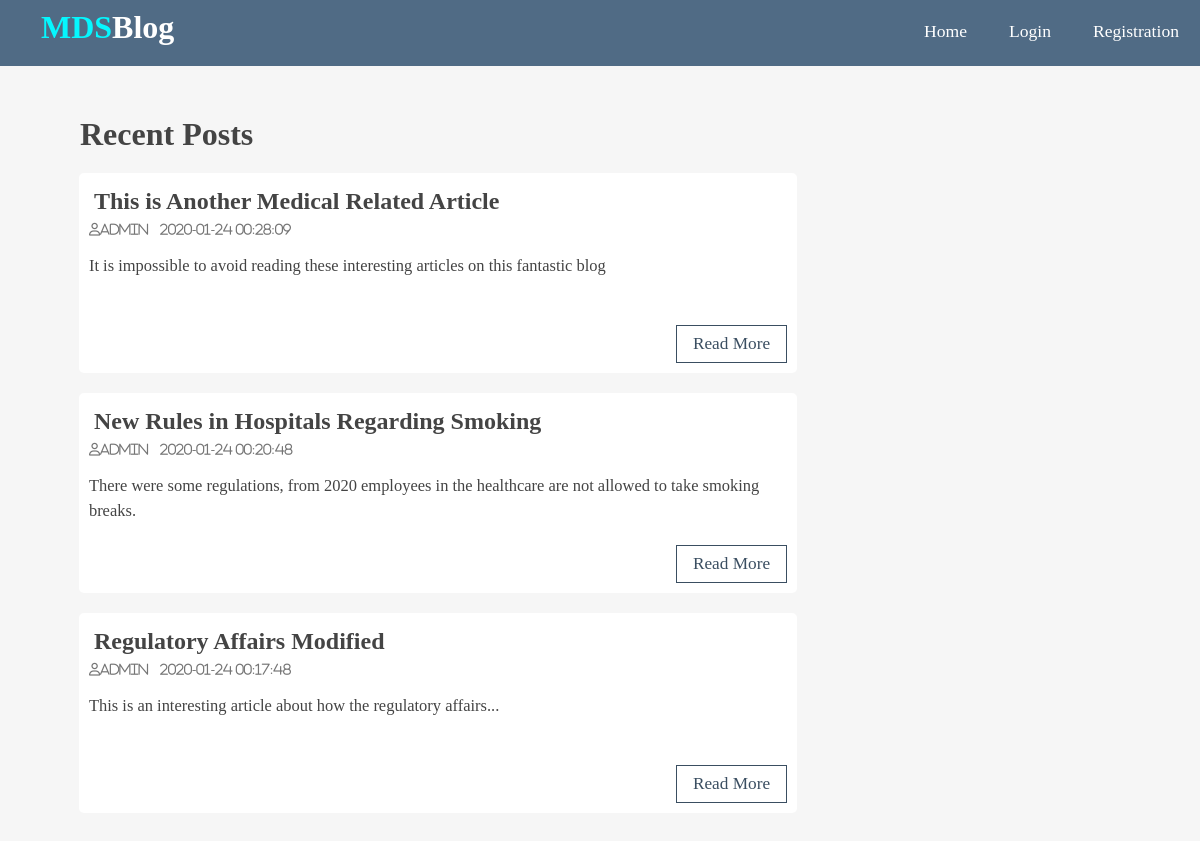
The page / on the database its author committed.
### tables this page shows
CREATE TABLE `articles` (
  `ArticleID` int(11) NOT NULL,
  `UserID` int(11) DEFAULT NULL,
  `Title` varchar(120) NOT NULL,
  `ShortDesc` text DEFAULT NULL,
  `Content` text DEFAULT NULL,
  `CreationDate` timestamp NOT NULL DEFAULT current_timestamp(),
  `LastModified` datetime DEFAULT NULL
);

### app/models/Url.php (called while the page is built)
<?php
    class Url {
        public static function GetBaseUrl() {
        $host = $_SERVER["HTTP_HOST"];
        $localHostpath = "blog";
        $httpMethod = isset($_SERVER["HTTPS"]) ? "https://" : "http://";
        $baseUrl = "{$httpMethod}{$host}/{$localHostpath}";
        return $baseUrl;
        }
    }
?>

### app/models/Conn.php (called while the page is built, shortened)
<?php
    class Conn {
        private $host = "127.0.0.1";
        private $dbName = "blog";
        private $charset = "utf8";
        private $userName = "root";
        private $pass = "";
        function __construct() {
            try {
                $this->conn = new PDO("mysql:host={$this->host};dbname={$this->dbName};charset{$this->charset};",
                $this->userName, $this->pass);
            } catch(PDOException $ex)   {
                die($ex->getMessage());
            }
        }
    }
?>

### app/controllers/ArticleController.php (called while the page is built, shortened)
<?php
    class ArticleController extends Conn {
        public function PublicSearch() {
            $stmt = $this->conn->query("SELECT articles.*,
                login.UserName, login.Email
                FROM articles
                INNER JOIN login
                ON articles.UserID = login.UserID ORDER BY CreationDate DESC"
            );
            $row = $stmt->fetchAll(PDO::FETCH_ASSOC);
            return $row;
        }
    }
?>

### pages/home.php (the view, shortened to what this page needs)
<?php
    $articleController = new ArticleController();
    $articles = $articleController->PublicSearch();
?>
<div class="page-wrapper">
    <div class="content">
        <div class="main-content">
            <h1 class="recent-post-title">Recent Posts</h1>
            <?php foreach($articles as $article): ?>
                <div class="post clearfix">
                    <div class="post-preview">
                    <h2><a href="<?=Url::GetBaseUrl()?>?page=public_article&articleID=<?=$article["ArticleID"]?>"><?=$article["Title"]?></a></h2>
                        <i class="far fa-user"><?=$article["UserName"]?></i>
                        <i class="far calendar"><?=$article["CreationDate"]?></i>
                        <p class="preview-text">
                            <?=$article["ShortDesc"]?>
                        </p>
                        <a href="<?=Url::GetBaseUrl()?>?page=public_article&articleID=<?=$article["ArticleID"]?>" class="btn read-more">Read More</a>
                    </div>
                </div>
            <?php endforeach; ?>
        </div>
    </div>
</div>

### index.php (shortened to what this page needs)
<?php
    $bootstrap = new Bootstrap;
?>
<!DOCTYPE html>
<html lang="en">
    <?php
        $bootstrap->LoadHead();
    ?>
<body>
    <?php
        $bootstrap->loadNav();
        $bootstrap->LoadPage();
    ?>
</body>
</html>

### common/head.php (shortened to what this page needs)
<head>
<link href="<?=Url::GetBaseUrl()?>/assets/css/style.css" rel="stylesheet" type="text/css">
<link href="<?=Url::GetBaseUrl()?>/assets/css/admin.css" rel="stylesheet" type="text/css">
</head>

### common/nav.php (shortened to what this page needs)
<header>
    <div class="logo">
        <h1 class="logo-text"><span>MDS</span>Blog</h1>
    </div>
    <nav>
        <ul class="nav">
            <li><a href="<?=Url::GetBaseUrl()?>">Home</a></li>
            <?php if(!isset($_COOKIE["UserID"])): ?>
                <li><a href="<?=Url::GetBaseUrl()?>?page=login">Login</a></li>
            <?php endif; ?>
            <?php if(!isset($_COOKIE["UserID"])): ?>
                <li><a href="<?=Url::GetBaseUrl()?>?page=registration">Registration</a></li>
            <?php endif; ?>
        </ul>
    </nav>
</header>

### app/controllers/Bootstrap.php (shortened to what this page needs)
<?php
    class Bootstrap {
        public function LoadHead() {
            include "common/head.php";
        }
        public function LoadNav() {
            include "common/nav.php";
        }
        public function LoadPage() {
            $page = isset($_GET["page"]) ? $_GET["page"] . ".php" : "home.php";
            $page = "pages/{$page}";
            if(file_exists($page))
                include $page;
            else
                echo "<h1>The page you are looking for could not be found!</h1>";
        }
    }
?>

### assets/css/style.css (style rules this page uses)
* { box-sizing: border-box; }
html, body { height: 100%; padding: 0px; margin: 0px; background: #f6f6f6; font-family: 'Lora', serif; }
h1, h2, h3, h4, h5, h6 { font-family: 'Candal', serif; color: #444; margin: 5px; }
a { text-decoration: none; color: inherit; }
.clearfix::after { content:''; display: block; clear: both; }
.btn { padding: .5rem 1rem; background: #506b85; color: white; border: 1px solid transparent; border-radius: .25rem; font-size: 1.08em; font-family: 'Lora', serif; }
header { background: #008489; height:66px; }
header * { color: #ffffff; }
header .logo { float: left; height: inherit; margin-left: 2em; }
header .logo-text { margin: 9px; font-family: 'Candal', serif; }
header .logo-text span { color: #05f7ff; }
header ul { float: right; margin: 0px; padding: 0px; list-style: none; }
header ul li { float: left; position: relative; }
header ul li a { display: block; padding: 21px; font-size: 1.1em; text-decoration: none; }
.page-wrapper { min-height: 100%; }
.content { width:90%; margin: 30px auto 30px; }
.content .main-content { width: 70%; float: left; }
.content .main-content .post { width: 95%; height: 200px; margin: 20px auto; border-radius: 5px; background: white; position: relative; }
.content .main-content .post .post-preview i { color: #757575; font-size: .8em; }
.content .main-content .post .preview-text { line-height: 1.5em; font-size: 1.03em; color: #444; }
.content .main-content .post .read-more { position: absolute; bottom: 10px; right: 10px; border: 1px solid #3a4e61; background: transparent; border-radius: 0px; color: #3a4e61 !important; }
.content .main-content .post .post-preview { width: 100%; padding: 10px; }
.content .main-content .recent-post-title { margin: 20px; }

### assets/css/admin.css (style rules this page uses)
header { background: #506b85; }

### rows shown on the page
articles: Title "This is Another Medical Related Article", UserID.UserName "admin", CreationDate "2020-01-24 00:28:09", ShortDesc "It is impossible to avoid reading these interesting articles on this fantastic blog"
articles: Title "New Rules in Hospitals Regarding Smoking", UserID.UserName "admin", CreationDate "2020-01-24 00:20:48", ShortDesc "There were some regulations, from 2020 employees in the healthcare are not allowed to take smoking breaks."
articles: Title "Regulatory Affairs Modified", UserID.UserName "admin", CreationDate "2020-01-24 00:17:48", ShortDesc "This is an interesting article about how the regulatory affairs..."
